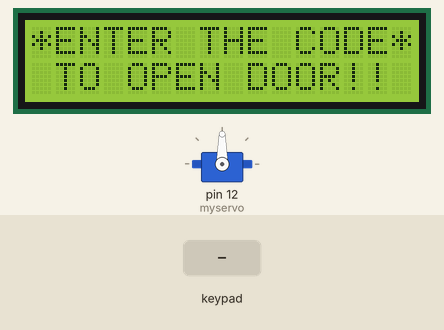
Simulated run of this sketch. Board: Arduino Uno, built with avr-gcc and run on an emulated ATmega328P. On the bench: servo, 16×2 character LCD. The inputs (shaded band) are chosen by the test bench.

Above: at 1.2 s.
1.3 s: keypad keys 0 1 2 3 pressed 0.4 s apart
At 4.2 s:
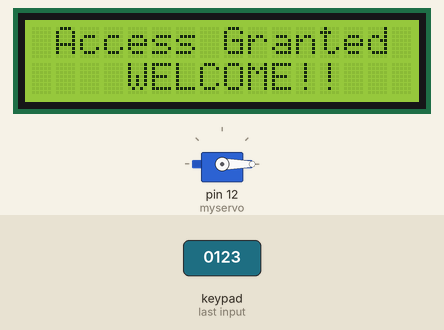
At 9.0 s:
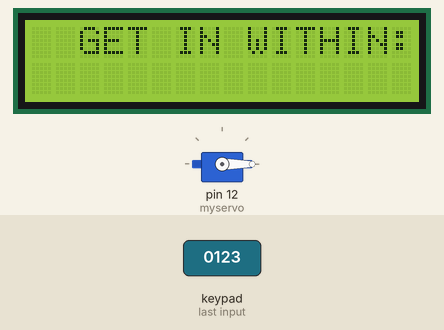
13.8 s: key '1' pressed
16.8 s: keypad keys 0 1 2 3 # pressed 0.4 s apart
At 22.6 s:
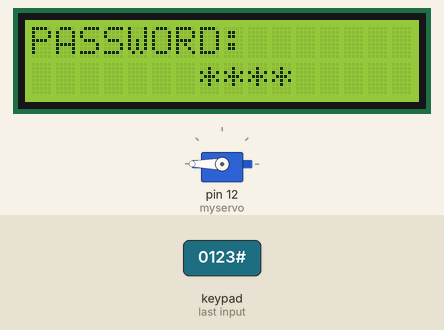
Timing chart, 0 to 24.5 s (numbered marks = the images above; inputs shaded):
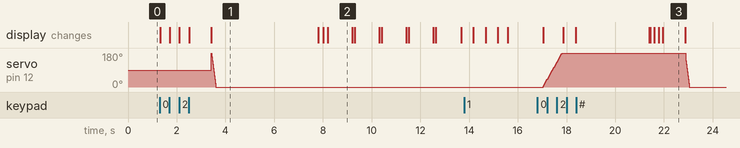

The sketch:

Password_based_door_locking_system_using_arduino.ino
```cpp
#include <LiquidCrystal.h>
#include <Servo.h>
#include <Keypad.h>
Servo myservo;
int pos = 0; // position of servo motor
LiquidCrystal lcd(A4, A5, A3, A2, A1, A0);
const byte rows = 4;
const byte cols = 3;

char key[rows][cols] = {
  {'1', '2', '3'},
  {'4', '5', '6'},
  {'7', '8', '9'},
  {'*', '0', '#'}
};
byte rowPins[rows] = {0, 1, 2, 3};
byte colPins[cols] = {4, 5, 6};
Keypad keypad = Keypad(makeKeymap(key), rowPins, colPins, rows, cols);
char* password = "0123";
int currentposition = 0;


void setup()
{

  displayscreen();
  //Serial.begin(9600);
  myservo.attach(12); //Servo motor connection

  lcd.begin(16, 2);

}

void loop()
{
  if ( currentposition == 0)
  {
    displayscreen();

  }
  int l ;
  char code = keypad.getKey();
  if (code != NO_KEY)
  {
    lcd.clear();
    lcd.setCursor(0, 0);
    lcd.print("PASSWORD:");
    lcd.setCursor(7, 1);
    lcd.print(" ");
    lcd.setCursor(7, 1);
    for (l = 0; l <= currentposition; ++l)
    {

      lcd.print("*");
      //keypress();
    }

    if (code == password[currentposition])
    {
      ++currentposition;
      if (currentposition == 4)
      {

        unlockdoor();
        currentposition = 0;

      }

    }


    else
    {
      incorrect();
      currentposition = 0;

    }
  }
}

//------------------ Function 1- OPEN THE DOOR--------------//

void unlockdoor()
{
  delay(900);

  lcd.setCursor(0, 0);
  lcd.println(" ");
  lcd.setCursor(1, 0);
  lcd.print("Access Granted");
  lcd.setCursor(4, 1);
  lcd.println("WELCOME!!");
  lcd.setCursor(15, 1);
  lcd.println(" ");
  lcd.setCursor(16, 1);
  lcd.println(" ");
  lcd.setCursor(14, 1);
  lcd.println(" ");
  lcd.setCursor(13, 1);
  lcd.println(" ");

  for (pos = 180; pos >= 0; pos -= 5) // open the door
  {
    myservo.write(pos);
    delay(5);
  }
  delay(2000);


  delay(1000);
  counterbeep();

  delay(1000);

  for (pos = 0; pos <= 180; pos += 5) // close the door
  { // in steps of 1 degree
    myservo.write(pos);
    delay(15);


    currentposition = 0;

    lcd.clear();
    displayscreen();

  }
}

//--------------------Function 2- Wrong code--------------//

void incorrect()
{
  delay(500);
  lcd.clear();
  lcd.setCursor(1, 0);
  lcd.print("CODE");
  lcd.setCursor(6, 0);
  lcd.print("INCORRECT");
  lcd.setCursor(15, 1);
  lcd.println(" ");
  lcd.setCursor(4, 1);
  lcd.println("GET AWAY!!!");

  lcd.setCursor(13, 1);
  lcd.println(" ");
  Serial.println("CODE INCORRECT YOU ARE UNAUTHORIZED");
  delay(3000);
  lcd.clear();
  displayscreen();
}
//-------Function 3 - CLEAR THE SCREEN--------------------/
void clearscreen()
{
  lcd.setCursor(0, 0);
  lcd.println(" ");
  lcd.setCursor(0, 1);
  lcd.println(" ");
  lcd.setCursor(0, 2);
  lcd.println(" ");
  lcd.setCursor(0, 3);
  lcd.println(" ");
}

//------------Function 4 - DISPLAY FUNCTION--------------------//
void displayscreen()
{

  lcd.setCursor(0, 0);
  lcd.println("*ENTER THE CODE*");
  lcd.setCursor(1 , 1);

  lcd.println("TO OPEN DOOR!!");
}


//--------------Function 5 - Count down------------------//
void counterbeep()
{
  delay(1200);


  lcd.clear();

  lcd.setCursor(2, 15);
  lcd.println(" ");
  lcd.setCursor(2, 14);
  lcd.println(" ");
  lcd.setCursor(2, 0);
  delay(200);
  lcd.println("GET IN WITHIN:::");

  lcd.setCursor(4, 1);
  lcd.print("5");
  delay(200);
  lcd.clear();
  lcd.setCursor(2, 0);
  lcd.println("GET IN WITHIN:");
  delay(1000);
  lcd.setCursor(2, 0);
  lcd.println("GET IN WITHIN:");
  lcd.setCursor(4, 1); //2
  lcd.print("4");
  delay(100);
  lcd.clear();
  lcd.setCursor(2, 0);
  lcd.println("GET IN WITHIN:");
  delay(1000);

  lcd.setCursor(2, 0);
  lcd.println("GET IN WITHIN:");
  lcd.setCursor(4, 1);
  lcd.print("3");
  delay(100);
  lcd.clear();
  lcd.setCursor(2, 0);
  lcd.println("GET IN WITHIN:");
  delay(1000);

  lcd.setCursor(2, 0);
  lcd.println("GET IN WITHIN:");
  lcd.setCursor(4, 1);
  lcd.print("2");
  delay(100);
  lcd.clear();
  lcd.setCursor(2, 0);
  lcd.println("GET IN WITHIN:");
  delay(1000);

  lcd.setCursor(4, 1);
  lcd.print("1");
  delay(100);
  lcd.clear();
  lcd.setCursor(2, 0);
  lcd.println("GET IN WITHIN::");

  delay(1000);
  delay(40);
  lcd.clear();
  lcd.setCursor(2, 0);
  lcd.print("RE-LOCKING");
  delay(500);
  lcd.setCursor(12, 0);
  lcd.print(".");
  delay(500);
  lcd.setCursor(13, 0);
  lcd.print(".");
  delay(500);
  lcd.setCursor(14, 0);
  lcd.print(".");
  delay(400);
  lcd.clear();
  lcd.setCursor(4, 0);
  lcd.print("LOCKED!");
  delay(440);
}
```

Measured:
- after the input at 1.3 s, the display: first changes at once (image 1 shows a later state)
- what the display in image 1 shows lasts 4.4 s, from 3.4 s to 7.8 s
- what the display in image 2 shows lasts 1.0 s, from 8.2 s to 9.2 s
- what the display in image 3 shows lasts 0.9 s, from 22.0 s to 22.9 s
